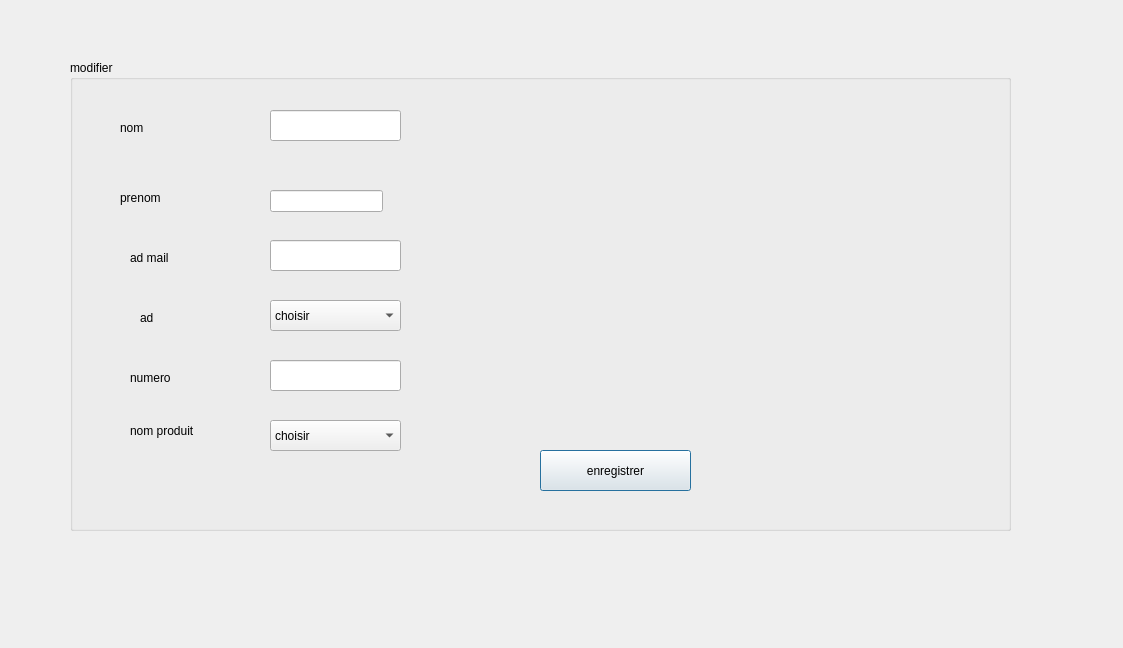
<?xml version="1.0" encoding="UTF-8"?>
<ui version="4.0">
 <class>affichage</class>
 <widget class="QDialog" name="affichage">
  <property name="geometry">
   <rect>
    <x>0</x>
    <y>0</y>
    <width>1123</width>
    <height>648</height>
   </rect>
  </property>
  <property name="windowTitle">
   <string>Dialog</string>
  </property>
  <widget class="QGroupBox" name="groupBox">
   <property name="geometry">
    <rect>
     <x>70</x>
     <y>60</y>
     <width>941</width>
     <height>471</height>
    </rect>
   </property>
   <property name="title">
    <string>modifier</string>
   </property>
   <widget class="QLineEdit" name="le_nom_modif">
    <property name="geometry">
     <rect>
      <x>200</x>
      <y>50</y>
      <width>131</width>
      <height>31</height>
     </rect>
    </property>
   </widget>
   <widget class="QLineEdit" name="le_ad_mail_modif">
    <property name="geometry">
     <rect>
      <x>200</x>
      <y>180</y>
      <width>131</width>
      <height>31</height>
     </rect>
    </property>
   </widget>
   <widget class="QLineEdit" name="le_num_modif">
    <property name="geometry">
     <rect>
      <x>200</x>
      <y>300</y>
      <width>131</width>
      <height>31</height>
     </rect>
    </property>
   </widget>
   <widget class="QLabel" name="label">
    <property name="geometry">
     <rect>
      <x>50</x>
      <y>60</y>
      <width>56</width>
      <height>16</height>
     </rect>
    </property>
    <property name="text">
     <string>nom</string>
    </property>
   </widget>
   <widget class="QLabel" name="label_2">
    <property name="geometry">
     <rect>
      <x>60</x>
      <y>190</y>
      <width>56</width>
      <height>16</height>
     </rect>
    </property>
    <property name="text">
     <string>ad mail</string>
    </property>
   </widget>
   <widget class="QLabel" name="label_3">
    <property name="geometry">
     <rect>
      <x>70</x>
      <y>250</y>
      <width>56</width>
      <height>16</height>
     </rect>
    </property>
    <property name="text">
     <string>ad</string>
    </property>
   </widget>
   <widget class="QLabel" name="label_4">
    <property name="geometry">
     <rect>
      <x>60</x>
      <y>310</y>
      <width>56</width>
      <height>16</height>
     </rect>
    </property>
    <property name="text">
     <string>numero</string>
    </property>
   </widget>
   <widget class="QComboBox" name="comboBox_modif">
    <property name="geometry">
     <rect>
      <x>200</x>
      <y>240</y>
      <width>131</width>
      <height>31</height>
     </rect>
    </property>
    <item>
     <property name="text">
      <string>choisir</string>
     </property>
    </item>
    <item>
     <property name="text">
      <string>tunis</string>
     </property>
    </item>
    <item>
     <property name="text">
      <string>bizerte</string>
     </property>
    </item>
    <item>
     <property name="text">
      <string>ariana</string>
     </property>
    </item>
    <item>
     <property name="text">
      <string>manouba</string>
     </property>
    </item>
    <item>
     <property name="text">
      <string>bizerte</string>
     </property>
    </item>
    <item>
     <property name="text">
      <string>beja</string>
     </property>
    </item>
    <item>
     <property name="text">
      <string>jandouba</string>
     </property>
    </item>
    <item>
     <property name="text">
      <string>kef</string>
     </property>
    </item>
    <item>
     <property name="text">
      <string>kairaoun</string>
     </property>
    </item>
    <item>
     <property name="text">
      <string>tatouine</string>
     </property>
    </item>
    <item>
     <property name="text">
      <string>djerba</string>
     </property>
    </item>
    <item>
     <property name="text">
      <string>gabes</string>
     </property>
    </item>
    <item>
     <property name="text">
      <string>gafsa</string>
     </property>
    </item>
    <item>
     <property name="text">
      <string>gasrine</string>
     </property>
    </item>
    <item>
     <property name="text">
      <string>sfax</string>
     </property>
    </item>
    <item>
     <property name="text">
      <string>sousse</string>
     </property>
    </item>
    <item>
     <property name="text">
      <string>monsatir</string>
     </property>
    </item>
    <item>
     <property name="text">
      <string>nabeul</string>
     </property>
    </item>
    <item>
     <property name="text">
      <string>kelibia</string>
     </property>
    </item>
   </widget>
   <widget class="QLabel" name="label_5">
    <property name="geometry">
     <rect>
      <x>60</x>
      <y>360</y>
      <width>91</width>
      <height>21</height>
     </rect>
    </property>
    <property name="text">
     <string>nom produit</string>
    </property>
   </widget>
   <widget class="QComboBox" name="comboBox_produit_modif">
    <property name="geometry">
     <rect>
      <x>200</x>
      <y>360</y>
      <width>131</width>
      <height>31</height>
     </rect>
    </property>
    <item>
     <property name="text">
      <string>choisir</string>
     </property>
    </item>
    <item>
     <property name="text">
      <string>ble biologique</string>
     </property>
    </item>
    <item>
     <property name="text">
      <string>outils agricoles</string>
     </property>
    </item>
    <item>
     <property name="text">
      <string>semences</string>
     </property>
    </item>
   </widget>
   <widget class="QLabel" name="label_6">
    <property name="geometry">
     <rect>
      <x>50</x>
      <y>130</y>
      <width>56</width>
      <height>16</height>
     </rect>
    </property>
    <property name="text">
     <string>prenom</string>
    </property>
   </widget>
   <widget class="QLineEdit" name="le_prenom_modif">
    <property name="geometry">
     <rect>
      <x>200</x>
      <y>130</y>
      <width>113</width>
      <height>22</height>
     </rect>
    </property>
   </widget>
   <widget class="QPushButton" name="pushButton_enregistrer">
    <property name="geometry">
     <rect>
      <x>470</x>
      <y>390</y>
      <width>151</width>
      <height>41</height>
     </rect>
    </property>
    <property name="text">
     <string>enregistrer</string>
    </property>
   </widget>
  </widget>
 </widget>
 <resources/>
 <connections/>
</ui>
